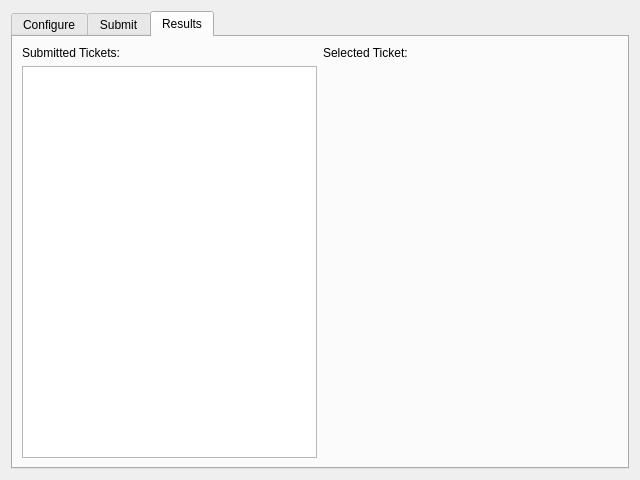
<?xml version="1.0" encoding="UTF-8"?>
<ui version="4.0">
 <class>DistributedSegmentationDialog</class>
 <widget class="QDialog" name="DistributedSegmentationDialog">
  <property name="geometry">
   <rect>
    <x>0</x>
    <y>0</y>
    <width>640</width>
    <height>480</height>
   </rect>
  </property>
  <property name="windowTitle">
   <string>ITK-SNAP Distributed Segmentation Service</string>
  </property>
  <layout class="QVBoxLayout" name="verticalLayout">
   <item>
    <widget class="QTabWidget" name="tabWidget">
     <property name="currentIndex">
      <number>2</number>
     </property>
     <widget class="QWidget" name="tabConfigure">
      <attribute name="title">
       <string>Configure</string>
      </attribute>
      <layout class="QVBoxLayout" name="verticalLayout_2">
       <item>
        <widget class="QWidget" name="widget" native="true">
         <layout class="QGridLayout" name="gridLayout">
          <property name="verticalSpacing">
           <number>8</number>
          </property>
          <item row="1" column="5">
           <spacer name="horizontalSpacer">
            <property name="orientation">
             <enum>Qt::Horizontal</enum>
            </property>
            <property name="sizeHint" stdset="0">
             <size>
              <width>40</width>
              <height>20</height>
             </size>
            </property>
           </spacer>
          </item>
          <item row="2" column="2">
           <widget class="QLabel" name="outStatus">
            <property name="text">
             <string>Not connected</string>
            </property>
           </widget>
          </item>
          <item row="1" column="0">
           <spacer name="horizontalSpacer_2">
            <property name="orientation">
             <enum>Qt::Horizontal</enum>
            </property>
            <property name="sizeHint" stdset="0">
             <size>
              <width>40</width>
              <height>20</height>
             </size>
            </property>
           </spacer>
          </item>
          <item row="0" column="1">
           <widget class="QLabel" name="label">
            <property name="text">
             <string>Server URL:</string>
            </property>
           </widget>
          </item>
          <item row="2" column="1">
           <widget class="QLabel" name="label_5">
            <property name="text">
             <string>Server Status:</string>
            </property>
           </widget>
          </item>
          <item row="1" column="1">
           <widget class="QLabel" name="label_2">
            <property name="text">
             <string>Authentication Token:</string>
            </property>
           </widget>
          </item>
          <item row="0" column="2" colspan="2">
           <widget class="QComboBox" name="inServer"/>
          </item>
          <item row="1" column="4">
           <widget class="QPushButton" name="btnGetToken">
            <property name="toolTip">
             <string>When you press this button, a browser will open and take you to the login page for the selected server. Once logged in, paste your authentication token into the text box on the left.</string>
            </property>
            <property name="text">
             <string>Get Token</string>
            </property>
           </widget>
          </item>
          <item row="0" column="4">
           <widget class="QPushButton" name="btnGetToken_2">
            <property name="toolTip">
             <string>When you press this button, a browser will open and take you to the login page for the selected server. Once logged in, paste your authentication token into the text box on the left.</string>
            </property>
            <property name="text">
             <string>Manage...</string>
            </property>
           </widget>
          </item>
          <item row="1" column="2" colspan="2">
           <widget class="QLineEdit" name="inToken">
            <property name="minimumSize">
             <size>
              <width>256</width>
              <height>0</height>
             </size>
            </property>
            <property name="maxLength">
             <number>64</number>
            </property>
            <property name="echoMode">
             <enum>QLineEdit::PasswordEchoOnEdit</enum>
            </property>
           </widget>
          </item>
         </layout>
        </widget>
       </item>
       <item>
        <spacer name="verticalSpacer">
         <property name="orientation">
          <enum>Qt::Vertical</enum>
         </property>
         <property name="sizeHint" stdset="0">
          <size>
           <width>20</width>
           <height>40</height>
          </size>
         </property>
        </spacer>
       </item>
      </layout>
     </widget>
     <widget class="QWidget" name="tabSubmit">
      <attribute name="title">
       <string>Submit</string>
      </attribute>
      <layout class="QGridLayout" name="gridLayout_2" columnstretch="0,1">
       <item row="1" column="0" colspan="2">
        <widget class="QLabel" name="outServiceDesc">
         <property name="styleSheet">
          <string notr="true">font-size:11px;
color: rgb(76, 76, 76);
</string>
         </property>
         <property name="text">
          <string>Description</string>
         </property>
         <property name="wordWrap">
          <bool>true</bool>
         </property>
        </widget>
       </item>
       <item row="3" column="0" colspan="2">
        <widget class="QLabel" name="label_4">
         <property name="text">
          <string>Assign tags to images and other objects:</string>
         </property>
        </widget>
       </item>
       <item row="6" column="0" colspan="2">
        <widget class="QWidget" name="widget_3" native="true"/>
       </item>
       <item row="7" column="0" colspan="2">
        <widget class="QWidget" name="widget_2" native="true">
         <layout class="QHBoxLayout" name="horizontalLayout">
          <item>
           <spacer name="horizontalSpacer_3">
            <property name="orientation">
             <enum>Qt::Horizontal</enum>
            </property>
            <property name="sizeHint" stdset="0">
             <size>
              <width>40</width>
              <height>20</height>
             </size>
            </property>
           </spacer>
          </item>
          <item>
           <widget class="QPushButton" name="btnSubmit">
            <property name="text">
             <string>Submit</string>
            </property>
           </widget>
          </item>
          <item>
           <widget class="QPushButton" name="pushButton_2">
            <property name="text">
             <string>Reset Form</string>
            </property>
           </widget>
          </item>
         </layout>
        </widget>
       </item>
       <item row="4" column="0" colspan="2">
        <widget class="QTableWidget" name="tblTags">
         <property name="maximumSize">
          <size>
           <width>16777215</width>
           <height>140</height>
          </size>
         </property>
         <property name="editTriggers">
          <set>QAbstractItemView::AllEditTriggers</set>
         </property>
         <property name="selectionMode">
          <enum>QAbstractItemView::SingleSelection</enum>
         </property>
         <property name="selectionBehavior">
          <enum>QAbstractItemView::SelectRows</enum>
         </property>
         <property name="sortingEnabled">
          <bool>true</bool>
         </property>
         <attribute name="horizontalHeaderStretchLastSection">
          <bool>true</bool>
         </attribute>
         <attribute name="verticalHeaderVisible">
          <bool>false</bool>
         </attribute>
         <attribute name="verticalHeaderDefaultSectionSize">
          <number>24</number>
         </attribute>
         <column>
          <property name="text">
           <string>Tag</string>
          </property>
         </column>
         <column>
          <property name="text">
           <string>Type</string>
          </property>
         </column>
         <column>
          <property name="text">
           <string>Required</string>
          </property>
         </column>
         <column>
          <property name="text">
           <string>Target Object</string>
          </property>
         </column>
        </widget>
       </item>
       <item row="0" column="0">
        <widget class="QLabel" name="label_3">
         <property name="text">
          <string>Service:</string>
         </property>
        </widget>
       </item>
       <item row="0" column="1">
        <widget class="QComboBox" name="inService"/>
       </item>
       <item row="5" column="0" colspan="2">
        <spacer name="verticalSpacer_2">
         <property name="orientation">
          <enum>Qt::Vertical</enum>
         </property>
         <property name="sizeHint" stdset="0">
          <size>
           <width>20</width>
           <height>40</height>
          </size>
         </property>
        </spacer>
       </item>
       <item row="2" column="0">
        <spacer name="verticalSpacer_3">
         <property name="orientation">
          <enum>Qt::Vertical</enum>
         </property>
         <property name="sizeType">
          <enum>QSizePolicy::Fixed</enum>
         </property>
         <property name="sizeHint" stdset="0">
          <size>
           <width>20</width>
           <height>10</height>
          </size>
         </property>
        </spacer>
       </item>
      </layout>
     </widget>
     <widget class="QWidget" name="tabResults">
      <attribute name="title">
       <string>Results</string>
      </attribute>
      <layout class="QGridLayout" name="gridLayout_3">
       <item row="0" column="0">
        <widget class="QLabel" name="label_6">
         <property name="text">
          <string>Submitted Tickets:</string>
         </property>
        </widget>
       </item>
       <item row="0" column="1">
        <widget class="QLabel" name="label_7">
         <property name="text">
          <string>Selected Ticket:</string>
         </property>
        </widget>
       </item>
       <item row="1" column="1">
        <spacer name="horizontalSpacer_4">
         <property name="orientation">
          <enum>Qt::Horizontal</enum>
         </property>
         <property name="sizeHint" stdset="0">
          <size>
           <width>40</width>
           <height>20</height>
          </size>
         </property>
        </spacer>
       </item>
       <item row="1" column="0">
        <widget class="QTableView" name="tblTickets">
         <property name="selectionMode">
          <enum>QAbstractItemView::SingleSelection</enum>
         </property>
         <property name="selectionBehavior">
          <enum>QAbstractItemView::SelectRows</enum>
         </property>
         <property name="sortingEnabled">
          <bool>true</bool>
         </property>
         <attribute name="horizontalHeaderDefaultSectionSize">
          <number>80</number>
         </attribute>
         <attribute name="verticalHeaderVisible">
          <bool>false</bool>
         </attribute>
         <attribute name="verticalHeaderDefaultSectionSize">
          <number>22</number>
         </attribute>
        </widget>
       </item>
      </layout>
     </widget>
    </widget>
   </item>
  </layout>
 </widget>
 <resources/>
 <connections/>
</ui>
